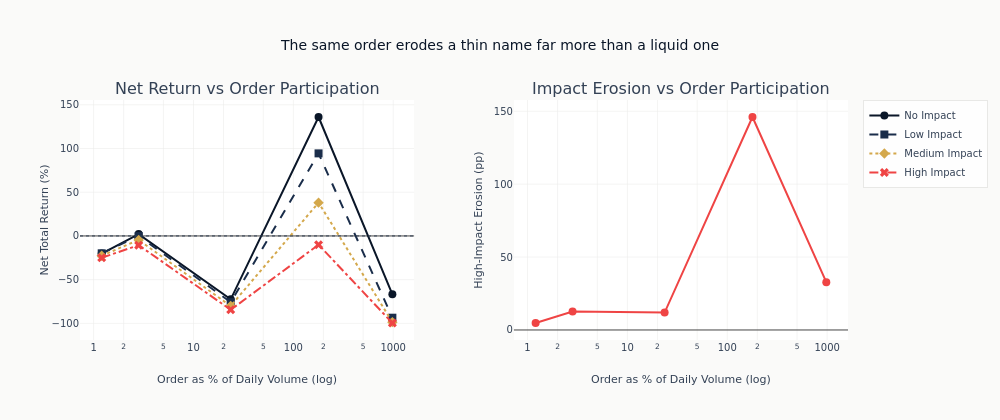

The cell this chart's notebook holds for it:
### Code cell
fig = plot_impact_spectrum(spectrum_results, summary)
fig.show()

### Figure 1 — Plotly figure (JSON) as saved in the notebook; plotly's stock layout.template omitted (floating-point values rounded to 4 significant figures)
{"data": [{"hovertemplate": "Order: %{x:.1f}% of ADV<br>Net return: %{y:.1f}%", "line": {"color": "#0a1628", "dash": "solid", "width": 2}, "marker": {"color": "#0a1628", "size": 8, "symbol": "circle"}, "mode": "lines+markers", "name": "No Impact", "type": "scatter", "x": [1.205, 2.826, 23.59, 178.8, 980.8], "xaxis": "x", "y": [-20.15, 2.115, -72.55, 136.0, -66.76], "yaxis": "y"}, {"hovertemplate": "Order: %{x:.1f}% of ADV<br>Net return: %{y:.1f}%", "line": {"color": "#1a2d4a", "dash": "dash", "width": 2}, "marker": {"color": "#1a2d4a", "size": 8, "symbol": "square"}, "mode": "lines+markers", "name": "Low Impact", "type": "scatter", "x": [1.205, 2.826, 23.59, 178.8, 980.8], "xaxis": "x", "y": [-19.86, -0.1534, -75.8, 94.42, -93.51], "yaxis": "y"}, {"hovertemplate": "Order: %{x:.1f}% of ADV<br>Net return: %{y:.1f}%", "line": {"color": "#D4A84B", "dash": "dot", "width": 2}, "marker": {"color": "#D4A84B", "size": 8, "symbol": "diamond"}, "mode": "lines+markers", "name": "Medium Impact", "type": "scatter", "x": [1.205, 2.826, 23.59, 178.8, 980.8], "xaxis": "x", "y": [-22.6, -4.518, -80.14, 38.09, -98.59], "yaxis": "y"}, {"hovertemplate": "Order: %{x:.1f}% of ADV<br>Net return: %{y:.1f}%", "line": {"color": "#ef4444", "dash": "dashdot", "width": 2}, "marker": {"color": "#ef4444", "size": 8, "symbol": "x"}, "mode": "lines+markers", "name": "High Impact", "type": "scatter", "x": [1.205, 2.826, 23.59, 178.8, 980.8], "xaxis": "x", "y": [-24.93, -10.55, -84.5, -10.04, -99.57], "yaxis": "y"}, {"hovertemplate": "Order: %{x:.1f}% of ADV<br>Erosion: %{y:.1f} pp", "line": {"color": "#ef4444", "width": 2}, "marker": {"color": "#ef4444", "size": 8, "symbol": "circle"}, "mode": "lines+markers", "showlegend": false, "type": "scatter", "x": [1.205, 2.826, 23.59, 178.8, 980.8], "xaxis": "x2", "y": [4.782, 12.66, 11.94, 146.1, 32.81], "yaxis": "y2"}], "layout": {"annotations": [{"font": {"size": 16}, "showarrow": false, "text": "Net Return vs Order Participation", "x": 0.2175, "xanchor": "center", "xref": "paper", "y": 1.0, "yanchor": "bottom", "yref": "paper"}, {"font": {"size": 16}, "showarrow": false, "text": "Impact Erosion vs Order Participation", "x": 0.7825, "xanchor": "center", "xref": "paper", "y": 1.0, "yanchor": "bottom", "yref": "paper"}], "height": 420, "shapes": [{"line": {"color": "#334155", "dash": "dot", "width": 1}, "type": "line", "x0": 0, "x1": 1, "xref": "x domain", "y0": 0, "y1": 0, "yref": "y"}], "title": {"text": "The same order erodes a thin name far more than a liquid one"}, "width": 1000, "xaxis": {"anchor": "y", "domain": [0.0, 0.435], "title": {"text": "Order as % of Daily Volume (log)"}, "type": "log"}, "xaxis2": {"anchor": "y2", "domain": [0.565, 1.0], "title": {"text": "Order as % of Daily Volume (log)"}, "type": "log"}, "yaxis": {"anchor": "x", "domain": [0.0, 1.0], "title": {"text": "Net Total Return (%)"}}, "yaxis2": {"anchor": "x2", "domain": [0.0, 1.0], "title": {"text": "High-Impact Erosion (pp)"}}}}
